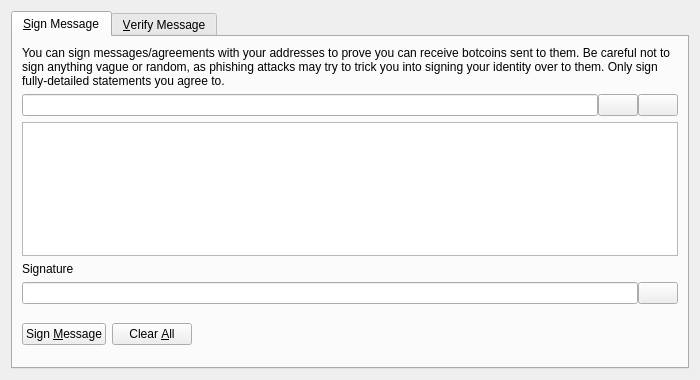
<?xml version="1.0" encoding="UTF-8"?>
<ui version="4.0">
 <class>SignVerifyMessageDialog</class>
 <widget class="QDialog" name="SignVerifyMessageDialog">
  <property name="geometry">
   <rect>
    <x>0</x>
    <y>0</y>
    <width>700</width>
    <height>380</height>
   </rect>
  </property>
  <property name="windowTitle">
   <string>Signatures - Sign / Verify a Message</string>
  </property>
  <property name="modal">
   <bool>true</bool>
  </property>
  <layout class="QVBoxLayout" name="verticalLayout">
   <item>
    <widget class="QTabWidget" name="tabWidget">
     <property name="currentIndex">
      <number>0</number>
     </property>
     <widget class="QWidget" name="tabSignMessage">
      <attribute name="title">
       <string>&amp;Sign Message</string>
      </attribute>
      <layout class="QVBoxLayout" name="verticalLayout_SM">
       <item>
        <widget class="QLabel" name="infoLabel_SM">
         <property name="text">
          <string>You can sign messages/agreements with your addresses to prove you can receive botcoins sent to them. Be careful not to sign anything vague or random, as phishing attacks may try to trick you into signing your identity over to them. Only sign fully-detailed statements you agree to.</string>
         </property>
         <property name="textFormat">
          <enum>Qt::PlainText</enum>
         </property>
         <property name="wordWrap">
          <bool>true</bool>
         </property>
        </widget>
       </item>
       <item>
        <layout class="QHBoxLayout" name="horizontalLayout_1_SM">
         <property name="spacing">
          <number>0</number>
         </property>
         <item>
          <widget class="QValidatedLineEdit" name="addressIn_SM">
           <property name="toolTip">
            <string>The BotCoin address to sign the message with</string>
           </property>
          </widget>
         </item>
         <item>
          <widget class="QPushButton" name="addressBookButton_SM">
           <property name="toolTip">
            <string>Choose previously used address</string>
           </property>
           <property name="text">
            <string/>
           </property>
           <property name="icon">
            <iconset resource="../bitcoin.qrc">
             <normaloff>:/icons/address-book</normaloff>:/icons/address-book</iconset>
           </property>
           <property name="shortcut">
            <string>Alt+A</string>
           </property>
           <property name="autoDefault">
            <bool>false</bool>
           </property>
          </widget>
         </item>
         <item>
          <widget class="QPushButton" name="pasteButton_SM">
           <property name="toolTip">
            <string>Paste address from clipboard</string>
           </property>
           <property name="text">
            <string/>
           </property>
           <property name="icon">
            <iconset resource="../bitcoin.qrc">
             <normaloff>:/icons/editpaste</normaloff>:/icons/editpaste</iconset>
           </property>
           <property name="shortcut">
            <string>Alt+P</string>
           </property>
           <property name="autoDefault">
            <bool>false</bool>
           </property>
          </widget>
         </item>
        </layout>
       </item>
       <item>
        <widget class="QPlainTextEdit" name="messageIn_SM">
         <property name="toolTip">
          <string>Enter the message you want to sign here</string>
         </property>
        </widget>
       </item>
       <item>
        <widget class="QLabel" name="signatureLabel_SM">
         <property name="text">
          <string>Signature</string>
         </property>
         <property name="textFormat">
          <enum>Qt::PlainText</enum>
         </property>
        </widget>
       </item>
       <item>
        <layout class="QHBoxLayout" name="horizontalLayout_2_SM">
         <property name="spacing">
          <number>0</number>
         </property>
         <item>
          <widget class="QLineEdit" name="signatureOut_SM">
           <property name="font">
            <font>
             <italic>true</italic>
            </font>
           </property>
           <property name="readOnly">
            <bool>true</bool>
           </property>
          </widget>
         </item>
         <item>
          <widget class="QPushButton" name="copySignatureButton_SM">
           <property name="toolTip">
            <string>Copy the current signature to the system clipboard</string>
           </property>
           <property name="text">
            <string/>
           </property>
           <property name="icon">
            <iconset resource="../bitcoin.qrc">
             <normaloff>:/icons/editcopy</normaloff>:/icons/editcopy</iconset>
           </property>
           <property name="autoDefault">
            <bool>false</bool>
           </property>
          </widget>
         </item>
        </layout>
       </item>
       <item>
        <layout class="QHBoxLayout" name="horizontalLayout_3_SM">
         <item>
          <widget class="QPushButton" name="signMessageButton_SM">
           <property name="toolTip">
            <string>Sign the message to prove you own this BotCoin address</string>
           </property>
           <property name="text">
            <string>Sign &amp;Message</string>
           </property>
           <property name="icon">
            <iconset resource="../bitcoin.qrc">
             <normaloff>:/icons/edit</normaloff>:/icons/edit</iconset>
           </property>
           <property name="autoDefault">
            <bool>false</bool>
           </property>
          </widget>
         </item>
         <item>
          <widget class="QPushButton" name="clearButton_SM">
           <property name="toolTip">
            <string>Reset all sign message fields</string>
           </property>
           <property name="text">
            <string>Clear &amp;All</string>
           </property>
           <property name="icon">
            <iconset resource="../bitcoin.qrc">
             <normaloff>:/icons/remove</normaloff>:/icons/remove</iconset>
           </property>
           <property name="autoDefault">
            <bool>false</bool>
           </property>
          </widget>
         </item>
         <item>
          <spacer name="horizontalSpacer_1_SM">
           <property name="orientation">
            <enum>Qt::Horizontal</enum>
           </property>
           <property name="sizeHint" stdset="0">
            <size>
             <width>40</width>
             <height>48</height>
            </size>
           </property>
          </spacer>
         </item>
         <item>
          <widget class="QLabel" name="statusLabel_SM">
           <property name="font">
            <font>
             <weight>75</weight>
             <bold>true</bold>
            </font>
           </property>
           <property name="text">
            <string/>
           </property>
           <property name="wordWrap">
            <bool>true</bool>
           </property>
          </widget>
         </item>
         <item>
          <spacer name="horizontalSpacer_2_SM">
           <property name="orientation">
            <enum>Qt::Horizontal</enum>
           </property>
           <property name="sizeHint" stdset="0">
            <size>
             <width>40</width>
             <height>48</height>
            </size>
           </property>
          </spacer>
         </item>
        </layout>
       </item>
      </layout>
     </widget>
     <widget class="QWidget" name="tabVerifyMessage">
      <attribute name="title">
       <string>&amp;Verify Message</string>
      </attribute>
      <layout class="QVBoxLayout" name="verticalLayout_VM">
       <item>
        <widget class="QLabel" name="infoLabel_VM">
         <property name="text">
          <string>Enter the receiver's address, message (ensure you copy line breaks, spaces, tabs, etc. exactly) and signature below to verify the message. Be careful not to read more into the signature than what is in the signed message itself, to avoid being tricked by a man-in-the-middle attack. Note that this only proves the signing party receives with the address, it cannot prove sendership of any transaction!</string>
         </property>
         <property name="textFormat">
          <enum>Qt::PlainText</enum>
         </property>
         <property name="alignment">
          <set>Qt::AlignLeading|Qt::AlignLeft|Qt::AlignTop</set>
         </property>
         <property name="wordWrap">
          <bool>true</bool>
         </property>
        </widget>
       </item>
       <item>
        <layout class="QHBoxLayout" name="horizontalLayout_1_VM">
         <property name="spacing">
          <number>0</number>
         </property>
         <item>
          <widget class="QValidatedLineEdit" name="addressIn_VM">
           <property name="toolTip">
            <string>The BotCoin address the message was signed with</string>
           </property>
          </widget>
         </item>
         <item>
          <widget class="QPushButton" name="addressBookButton_VM">
           <property name="toolTip">
            <string>Choose previously used address</string>
           </property>
           <property name="text">
            <string/>
           </property>
           <property name="icon">
            <iconset resource="../bitcoin.qrc">
             <normaloff>:/icons/address-book</normaloff>:/icons/address-book</iconset>
           </property>
           <property name="shortcut">
            <string>Alt+A</string>
           </property>
           <property name="autoDefault">
            <bool>false</bool>
           </property>
          </widget>
         </item>
        </layout>
       </item>
       <item>
        <widget class="QPlainTextEdit" name="messageIn_VM"/>
       </item>
       <item>
        <widget class="QValidatedLineEdit" name="signatureIn_VM"/>
       </item>
       <item>
        <layout class="QHBoxLayout" name="horizontalLayout_2_VM">
         <item>
          <widget class="QPushButton" name="verifyMessageButton_VM">
           <property name="toolTip">
            <string>Verify the message to ensure it was signed with the specified BotCoin address</string>
           </property>
           <property name="text">
            <string>Verify &amp;Message</string>
           </property>
           <property name="icon">
            <iconset resource="../bitcoin.qrc">
             <normaloff>:/icons/transaction_0</normaloff>:/icons/transaction_0</iconset>
           </property>
           <property name="autoDefault">
            <bool>false</bool>
           </property>
          </widget>
         </item>
         <item>
          <widget class="QPushButton" name="clearButton_VM">
           <property name="toolTip">
            <string>Reset all verify message fields</string>
           </property>
           <property name="text">
            <string>Clear &amp;All</string>
           </property>
           <property name="icon">
            <iconset resource="../bitcoin.qrc">
             <normaloff>:/icons/remove</normaloff>:/icons/remove</iconset>
           </property>
           <property name="autoDefault">
            <bool>false</bool>
           </property>
          </widget>
         </item>
         <item>
          <spacer name="horizontalSpacer_1_VM">
           <property name="orientation">
            <enum>Qt::Horizontal</enum>
           </property>
           <property name="sizeHint" stdset="0">
            <size>
             <width>40</width>
             <height>48</height>
            </size>
           </property>
          </spacer>
         </item>
         <item>
          <widget class="QLabel" name="statusLabel_VM">
           <property name="font">
            <font>
             <weight>75</weight>
             <bold>true</bold>
            </font>
           </property>
           <property name="text">
            <string/>
           </property>
           <property name="wordWrap">
            <bool>true</bool>
           </property>
          </widget>
         </item>
         <item>
          <spacer name="horizontalSpacer_2_VM">
           <property name="orientation">
            <enum>Qt::Horizontal</enum>
           </property>
           <property name="sizeHint" stdset="0">
            <size>
             <width>40</width>
             <height>48</height>
            </size>
           </property>
          </spacer>
         </item>
        </layout>
       </item>
      </layout>
     </widget>
    </widget>
   </item>
  </layout>
 </widget>
 <customwidgets>
  <customwidget>
   <class>QValidatedLineEdit</class>
   <extends>QLineEdit</extends>
   <header>qvalidatedlineedit.h</header>
  </customwidget>
 </customwidgets>
 <resources>
  <include location="../bitcoin.qrc"/>
 </resources>
 <connections/>
</ui>
